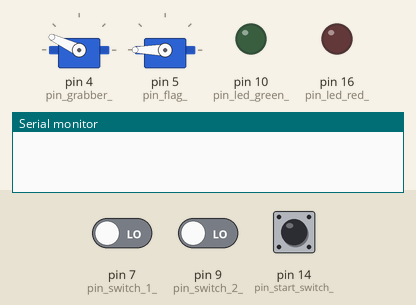
Simulated run of this sketch. Board: Arduino Mega 2560, built with avr-gcc and run on an emulated ATmega2560. Shown: 2 × servo, output pins drawn as LEDs (lit = HIGH), the last lines printed to the serial monitor. The test bench sets the inputs (shaded band); at power-on: pin 7 (pin_switch_1_) LOW, pin 9 (pin_switch_2_) LOW, pin 14 (pin_start_switch_) LOW.

Above: at 0.05 s.
At 2.05 s:
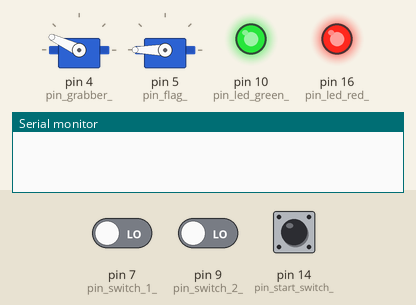
At 4.1 s:
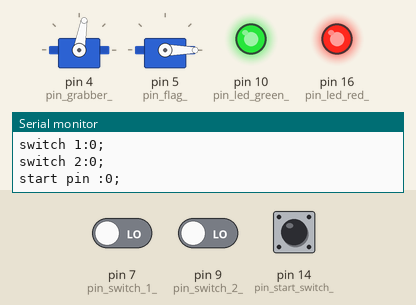
Timing chart, 0 to 4.7 s (numbered marks = the images above):
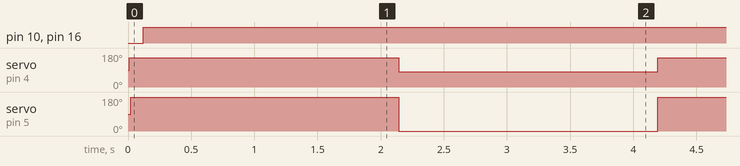

Measured:
- by itself, pin 10 (pin_led_green_), pin 16 (pin_led_red_): LOW → HIGH at 0.12 s
- by itself, servo on pin 4 (pin_grabber_): alternates 155° for 2.1 s and 80° for 2.0 s, 15 changes in all, then stays 155°
- by itself, servo on pin 5 (pin_flag_): alternates 180° for 2.1 s and 0° for 2.0 s, 15 changes in all, then stays 180°

The sketch:

testRoutine.ino
```cpp
#include "Grabber/Grabber.cpp"
#include "Md25/Md25.cpp"
#include "Flag/Flag.cpp"
#include "Switches/Switches.cpp"
#include "Leds/Leds.cpp"
#include "GameTimer/GameTimer.cpp"

int pin_grabber_ = 4;
Grabber grabber_(pin_grabber_);

md25 md25_(Serial1);

int pin_flag_ = 5;
Flag flag_(pin_flag_);
bool is_flag_up_ = false;

int pin_switch_1_ = 7;
int pin_switch_2_ = 9;
Switches switches(pin_switch_1_, pin_switch_2_);

int pin_led_green_ = 10;
int pin_led_red_ = 16;
Leds leds_(pin_led_green_, pin_led_red_);

GameTimer game_timer_;

int pin_start_switch_ = 14;

unsigned long last_update_ = 0;

void setup() {
    Serial1.begin(38400);
    Serial.begin(9600);

    md25_.setMode(0);
    md25_.resetEncoder();

    grabber_.init();
    delay(10);
    grabber_.open();

    flag_.init();
    delay(10);
    flag_.setFlag(flagDown);

    leds_.setStatus(running);

    game_timer_.start();

    pinMode(pin_start_switch_, INPUT);
}

void loop() {


    leds_.updateLeds();
    switches.updateSwitches();

    if(game_timer_.hasTimerReached(15)){
        leds_.setStatus(done);
    }

    if(millis()-last_update_ > 2000 && !game_timer_.hasTimerReached(30000)) {
        last_update_ = millis();
        // update md25
        md25_.updateElectricalData();
        delay(10);
        md25_.updateEncorder();
        delay(10);

        // switch grabber state
        if (grabber_.getGrabber() == grabberOpened) {
            grabber_.close();
        } else {
            grabber_.open();
        }

        if(is_flag_up_) {
            flag_.setFlag(flagDown);
            is_flag_up_ = false;
        } else {
            flag_.setFlag(flagUp);
            is_flag_up_ = true;
        }

        printStatus();
    }

    delay(50);
}

void printStatus() {

    Serial.print("md25voltage:");
    Serial.print(md25_.getVoltage());
    Serial.println(";");
    Serial.print("md25encoder1:");
    Serial.print(md25_.getEncoder(motor1));
    Serial.println(";");
    Serial.print("md25encoder2:");
    Serial.print(md25_.getEncoder(motor2));
    Serial.println(";");


    Serial.print("switch 1:");
    Serial.print(switches.getSwitch(switch_id_1));
    Serial.println(";");
    Serial.print("switch 2:");
    Serial.print(switches.getSwitch(switch_id_2));
    Serial.println(";");

    Serial.print("start pin :");
    Serial.print(digitalRead(pin_start_switch_));
    Serial.println(";");


}
```
